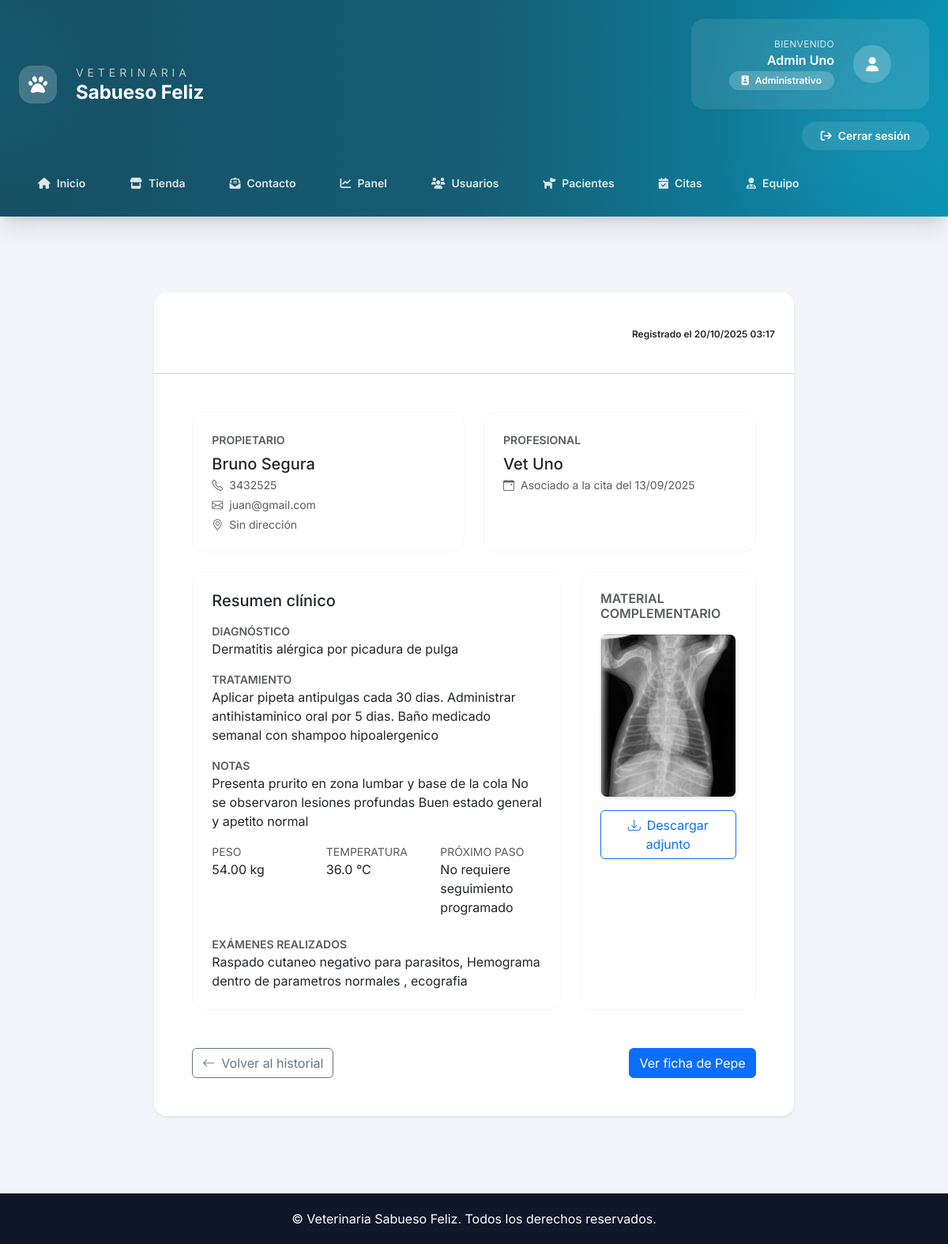
The app's page /vet/historial-medico/4/ (signed in), older data.
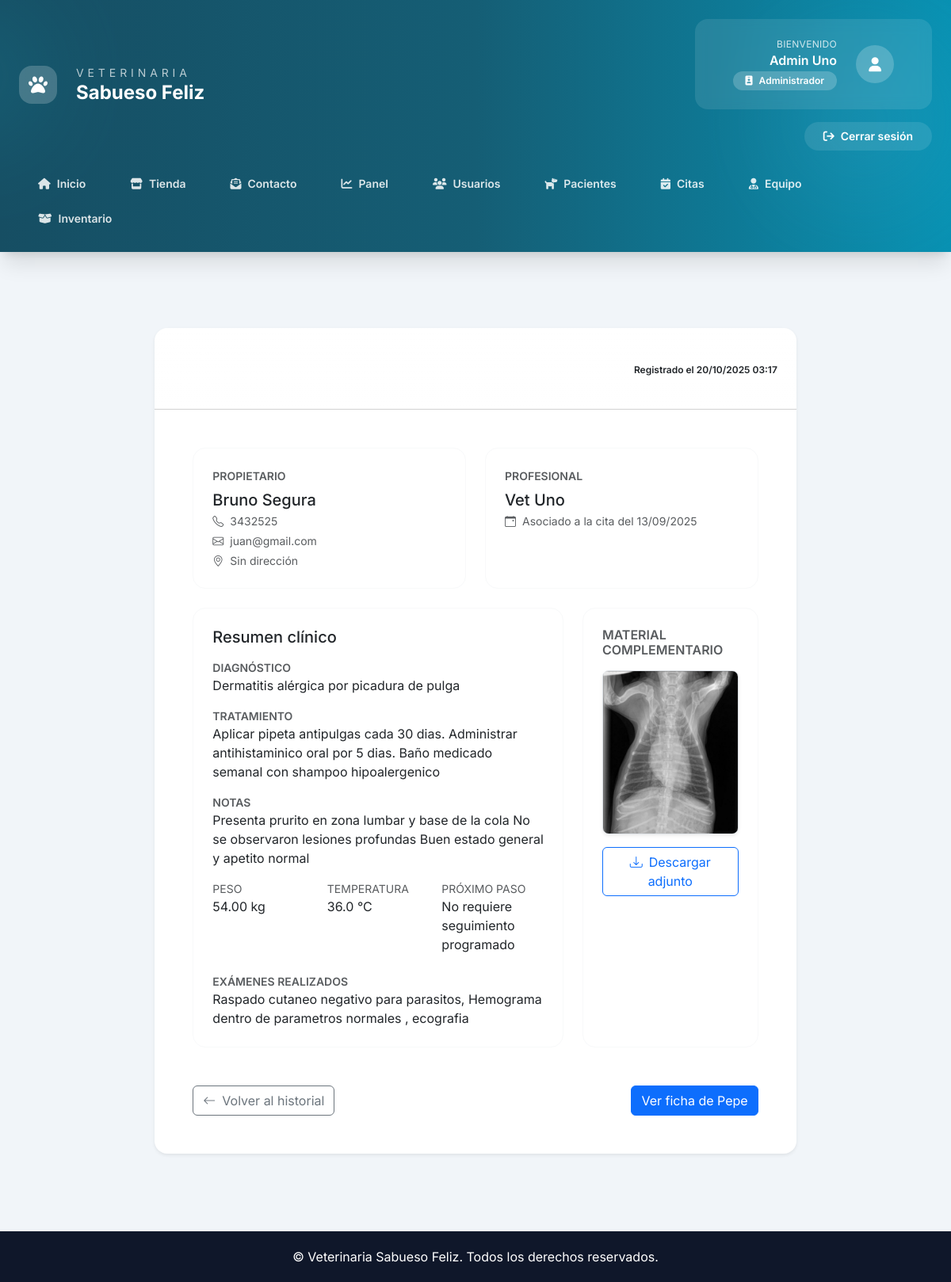
The same page, newer data.
### Core/models.py (models this page shows, shortened)
class User(AbstractUser):
    ROLES = (
        ("ADMIN", "Administrador"),
        ("VET", "Veterinario"),
        ("ADMIN_OP", "Administrativo"),
        ("OWNER", "Propietario"),
    )
    rol = models.CharField(max_length=20, choices=ROLES)
    telefono = models.CharField(max_length=20, blank=True)
    direccion = models.CharField(max_length=200, blank=True)
    activo = models.BooleanField(default=True)
    avatar = models.ImageField(upload_to="avatars/", blank=True, null=True)
    especialidad = models.CharField(max_length=100, blank=True)  # para veterinarios
    sucursal = models.ForeignKey(
        Sucursal,
        on_delete=models.SET_NULL,
        null=True,
        blank=True,
        related_name="usuarios",
    )

### Core/views.py (the view)
# urls.py: path('vet/historial-medico/<int:historial_id>/', views.detalle_historial, name='detalle_historial'),
@login_required
def detalle_historial(request, historial_id):
    historial = get_object_or_404(HistorialMedico, id=historial_id)
    return render(request, "core/detalle_historial.html", {"historial": historial})

### Core/templates/core/detalle_historial.html (shortened to what the changed rows need)
{% extends "core/base.html" %}
{% block content %}
<div class="container py-5">
    <div class="row justify-content-center">
        <div class="col-xl-10">
            <div class="card border-0 shadow-sm rounded-4 overflow-hidden">
                <div class="card-header bg-gradient text-white py-4" style="background: linear-gradient(135deg, #1f2937 0%, #0f172a 40%, #2563eb 100%);">
                    <div class="d-flex flex-column flex-md-row align-items-md-center justify-content-between gap-3">
                        <div>
                            <h1 class="h4 mb-0">{{ historial.paciente.nombre }} <span class="text-white-50">({{ historial.paciente.especie }})</span></h1>
                        </div>
                    </div>
                </div>
                <div class="card-body p-4 p-xl-5">
                    <div class="row g-4 mb-4">
                        <div class="col-lg-6">
                            <div class="rounded-4 border border-light p-4 h-100 bg-white">
                                {% if historial.paciente.propietario %}
                                    {% with propietario=historial.paciente.propietario %}
                                    <h2 class="h5 mb-1">{{ propietario.user.get_full_name|default:propietario.user.username }}</h2>
                                    {% endwith %}
                                {% else %}
                                    <p class="text-muted mb-0">Sin propietario registrado.</p>
                                {% endif %}
                            </div>
                        </div>
                        <div class="col-lg-6">
                            <div class="rounded-4 border border-light p-4 h-100 bg-white">
                                <h2 class="h5 mb-1">{{ historial.veterinario.get_full_name|default:historial.veterinario.username|default:"Equipo Sabueso Feliz" }}</h2>
                            </div>
                        </div>
                    </div>
                </div>
            </div>
        </div>
    </div>
</div>
{% endblock %}

### Core/templates/core/partials/header.html (shortened to what the changed rows need)
{% with current=request.resolver_match.url_name %}
<header class="relative overflow-hidden bg-gradient-to-r from-cyan-900 via-cyan-800 to-cyan-600 text-white shadow-xl">
    <div class="relative z-10 max-w-7xl mx-auto px-4 sm:px-6 lg:px-8 py-6">
        <div class="flex flex-col gap-6">
            <div class="flex flex-col gap-4 lg:flex-row lg:items-center lg:justify-between">
                {% if request.user.is_authenticated %}
                    <div class="flex flex-col gap-3 text-white lg:items-end">
                        <div class="flex items-center gap-4 rounded-2xl bg-white/10 px-5 py-4 backdrop-blur">
                            <div class="text-right">
                                <p class="text-xs uppercase tracking-wide text-white/80">Bienvenido</p>
                                <p class="font-semibold">{{ request.user.get_full_name|default:request.user.username }}</p>
                                <span class="inline-flex items-center gap-2 rounded-full bg-white/20 px-3 py-1 text-xs font-semibold">
                                    <i class="fas fa-id-badge"></i>
                                    {{ request.user.get_rol_display }}
                                </span>
                            </div>
                            <div class="flex h-12 w-12 items-center justify-center rounded-full bg-white/20">
                                <i class="fas fa-user text-lg"></i>
                            </div>
                        </div>
                        <div class="flex flex-wrap items-center justify-end gap-2">
                            <a href="{% url 'logout' %}"
                               class="inline-flex items-center gap-2 rounded-full bg-white/10 px-4 py-2 text-sm font-semibold transition hover:bg-white/20">
                                <i class="fas fa-arrow-right-from-bracket"></i>
                                Cerrar sesión
                            </a>
                        </div>
                    </div>
                {% endif %}
            </div>
            <nav class="flex flex-wrap items-center gap-2">
                <a href="{% url 'landing' %}"
                   class="rounded-full px-4 py-2 text-sm font-semibold transition-colors {% if current == 'landing' %}bg-white text-cyan-900 shadow{% else %}text-white/85 hover:bg-white/10{% endif %}">
                    <i class="fas fa-home mr-2"></i>Inicio
                </a>
                <a href="{% url 'tienda' %}"
                   class="rounded-full px-4 py-2 text-sm font-semibold transition-colors {% if current == 'tienda' or current == 'detalle_producto' %}bg-white text-cyan-900 shadow{% else %}text-white/85 hover:bg-white/10{% endif %}">
                    <i class="fas fa-store mr-2"></i>Tienda
                </a>
                <a href="{% url 'contacto' %}"
                   class="rounded-full px-4 py-2 text-sm font-semibold transition-colors {% if current == 'contacto' %}bg-white text-cyan-900 shadow{% else %}text-white/85 hover:bg-white/10{% endif %}">
                    <i class="fas fa-envelope-open-text mr-2"></i>Contacto
                </a>
                {% if request.user.is_authenticated %}
                    <a href="{% url 'dashboard' %}"
                       class="rounded-full px-4 py-2 text-sm font-semibold transition-colors {% if current == 'dashboard' %}bg-white text-cyan-900 shadow{% else %}text-white/85 hover:bg-white/10{% endif %}">
                        <i class="fas fa-chart-line mr-2"></i>Panel
                    </a>
                    {% if request.user.rol == "ADMIN" or request.user.rol == "ADMIN_OP" %}
                        <a href="{% url 'listar_usuarios' %}"
                           class="rounded-full px-4 py-2 text-sm font-semibold transition-colors {% if current == 'listar_usuarios' %}bg-white text-cyan-900 shadow{% else %}text-white/85 hover:bg-white/10{% endif %}">
                            <i class="fas fa-users mr-2"></i>Usuarios
                        </a>
                        <a href="{% url 'listar_pacientes' %}"
                           class="rounded-full px-4 py-2 text-sm font-semibold transition-colors {% if current == 'listar_pacientes' %}bg-white text-cyan-900 shadow{% else %}text-white/85 hover:bg-white/10{% endif %}">
                            <i class="fas fa-dog mr-2"></i>Pacientes
                        </a>
                        <a href="{% url 'listar_citas_admin' %}"
                           class="rounded-full px-4 py-2 text-sm font-semibold transition-colors {% if current == 'listar_citas_admin' or current == 'asignar_veterinario_citas' %}bg-white text-cyan-900 shadow{% else %}text-white/85 hover:bg-white/10{% endif %}">
                            <i class="fas fa-calendar-check mr-2"></i>Citas
                        </a>
                    {% endif %}
                    {% if request.user.rol == "ADMIN" %}
                        <a href="{% url 'dashboard_veterinarios' %}"
                           class="rounded-full px-4 py-2 text-sm font-semibold transition-colors {% if current == 'dashboard_veterinarios' %}bg-white text-cyan-900 shadow{% else %}text-white/85 hover:bg-white/10{% endif %}">
                            <i class="fas fa-user-md mr-2"></i>Equipo
                        </a>
                        <a href="{% url 'admin_productos_list' %}"
                           class="rounded-full px-4 py-2 text-sm font-semibold transition-colors {% if current == 'admin_productos_list' %}bg-white text-cyan-900 shadow{% else %}text-white/85 hover:bg-white/10{% endif %}">
                            <i class="fas fa-box-open mr-2"></i>Inventario
                        </a>
                    {% elif request.user.rol == "ADMIN_OP" %}
                        <a href="{% url 'dashboard_veterinarios' %}"
                           class="rounded-full px-4 py-2 text-sm font-semibold transition-colors {% if current == 'dashboard_veterinarios' %}bg-white text-cyan-900 shadow{% else %}text-white/85 hover:bg-white/10{% endif %}">
                            <i class="fas fa-user-md mr-2"></i>Equipo
                        </a>
                    {% endif %}
                {% endif %}
            </nav>
        </div>
    </div>
</header>
{% endwith %}

Row changes from the older to the newer data that the page shows:
changed User "Admin Uno": user.rol "Administrativo" → "Administrador"; rol "ADMIN_OP" → "ADMIN" (drawn)
Text that changed along with them:
text now shown: "Inventario"
